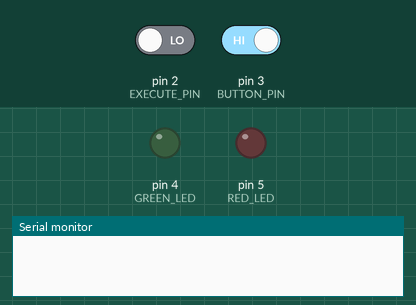
Simulated run of this sketch. Board: Arduino Uno, built with avr-gcc and run on an emulated ATmega328P. Shown: output pins drawn as LEDs (lit = HIGH), the last lines printed to the serial monitor. The inputs (shaded band) are chosen by the test bench; at power-on: pin 2 (EXECUTE_PIN) LOW, pin 3 (BUTTON_PIN) HIGH.

Above: at 1.2 s.
1.3 s: pin 2 (EXECUTE_PIN) driven HIGH and pin 3 (BUTTON_PIN) driven LOW
At 1.31 s:
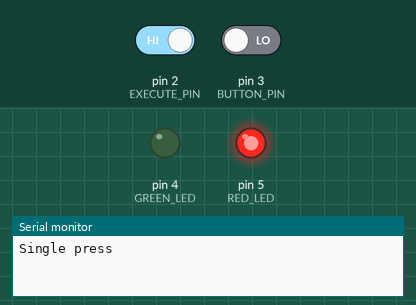
Timing chart, 0 to 4.3 s (numbered marks = the images above; inputs shaded):
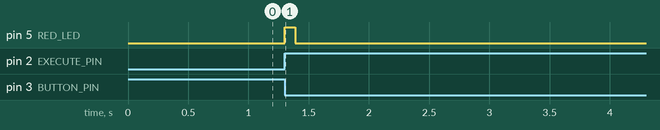

The sketch:

simple_calculator_interrupt.ino
```cpp
// Define pins
#define BUTTON_PIN 3
#define EXECUTE_PIN 2
#define RED_LED 5
#define GREEN_LED 4
// Not using a blue LED, simulating by lighting the red and green ones.


// Input & Output Arrays
int gInArrayA[10] = {10, 9, 8, 7, 6, 5, 4, 3, 2, 1};
int gInArrayB[10] = {11, 12, 13, 14, 15, 16, 17, 18, 19, 20};
int gOutArray[10] = {0};

// delay to determine debounce vs actual press.
const unsigned int DEBOUNCE_DELAY_MS  = 150;     // ms
const unsigned int LED_OFF_DELAY      = 500;    // ms

// variables to track the current and previous button states.
volatile bool gButtonState = false;

// State to track the execute button (not debounced)
bool gExecuteState = HIGH;

// Variable to track the last press and last debounce time for the select button.
unsigned long gLastDebounceTime = 0;

// Variable to track the number of select button presses.
int gPressCount = 0;

// Additional variable to be able to track the button state outside of the button ISR flag (for debouncing)
bool gReading1 = HIGH;

// Add function.
void add(){
  for(int i = 0; i < 10; i++){
    gOutArray[i] = gInArrayA[i] + gInArrayB[i];
    Serial.print(gInArrayA[i]);
    Serial.print(" + ");
    Serial.print(gInArrayB[i]);
    Serial.print(" = ");
    Serial.println(gOutArray[i]);
  }
}

// Subtract function.
void subtract(){
  for(int i = 0; i < 10; i++){
    gOutArray[i] = gInArrayA[i] - gInArrayB[i];
    Serial.print(gInArrayA[i]);
    Serial.print(" - ");
    Serial.print(gInArrayB[i]);
    Serial.print(" = ");
    Serial.println(gOutArray[i]);
  }
}

// Multiply function.
void multiply(){
  for(int i = 0; i < 10; i++){
    gOutArray[i] = gInArrayA[i] * gInArrayB[i];
    Serial.print(gInArrayA[i]);
    Serial.print(" * ");
    Serial.print(gInArrayB[i]);
    Serial.print(" = ");
    Serial.println(gOutArray[i]);
  }
}

// Function to turn the LEDs off.
void ledsOff(){
  digitalWrite(RED_LED, LOW);
  digitalWrite(GREEN_LED, LOW);
}

void setup() {
  pinMode(BUTTON_PIN, INPUT);
  pinMode(RED_LED, OUTPUT);
  pinMode(GREEN_LED, OUTPUT);
  Serial.begin(9600);
  attachInterrupt(digitalPinToInterrupt(BUTTON_PIN), isr_button, FALLING);

  // Print a newline to the terminal
  Serial.println();

  // Initialize the last recorded debounce time to some variable close to the current time
  // Avoids negative subtraction.
  gLastDebounceTime = millis();
}

void loop() {
  // Booleans to track the input state of both buttons.

  if(gButtonState == true){
    gButtonState = false;
    gReading1 = LOW;
  }

  bool reading2 = digitalRead(EXECUTE_PIN);

  // Detect a valid press (longer than defined debounce delay)
  if ((millis() - gLastDebounceTime) > DEBOUNCE_DELAY_MS) {

    // Button pressed (LOW because of pullup)
    if (gReading1 == LOW) {
      gPressCount++;
      gLastDebounceTime = millis();
      gReading1 = HIGH;
    }
  }
  else{
    // Reset the read state of button 1 so that it does not count gPressCount by default when the debounce delay has elapsed.
    gReading1 = HIGH;
  }


  // If the execute button is currently pressed and press count > 0, execute the calculation.
  if (reading2 == HIGH && gPressCount > 0) {
    handlePresses(gPressCount);
  }
}

// Function to goto when the execute button is pressed, to illumunate the LED(s) and print the gOutArray contents.
void handlePresses(int count) {
  // Count is the number of recorded button presses.
  switch (count) {
    case 1:
      // If one button press....add, print, and reset count.
      Serial.println("Single press");
      digitalWrite(RED_LED, HIGH);
      add();

      // Reset the press count.
      gPressCount = 0;
      break;

    case 2:
      // If two button presses....subtract, print, and reset count.
      Serial.println("Double press");
      digitalWrite(GREEN_LED, HIGH);
      subtract();

      // Reset the press count.
      gPressCount = 0;
      break;

    case 3:
      // If three button presses....multiply, print, and reset count.
      Serial.println("Triple press");
      digitalWrite(GREEN_LED, HIGH);
      digitalWrite(RED_LED, HIGH);
      multiply();

      // Reset the press count.
      gPressCount = 0;
      break;

    default:
      // If more than three button presses....assume three presses; multiply, print, and reset count.
      Serial.print("Too many presses: ");
      digitalWrite(GREEN_LED, HIGH);
      digitalWrite(RED_LED, HIGH);
      multiply();

      // Reset the press count.
      gPressCount = 0;
      break;
  }
  // turn off interrupts, delay before turning off the LEDs and repeating loop.
  noInterrupts();
  delay(LED_OFF_DELAY);

  // turn interrupts back on.
  interrupts();

  // Turn LEDs off after a print statement and delay.
  ledsOff();

}

void isr_button(){
  gButtonState = true;
} 
```

Measured:
- after the input at 1.3 s, pin 5 (RED_LED): LOW → HIGH at once, → LOW 0.09 s later
